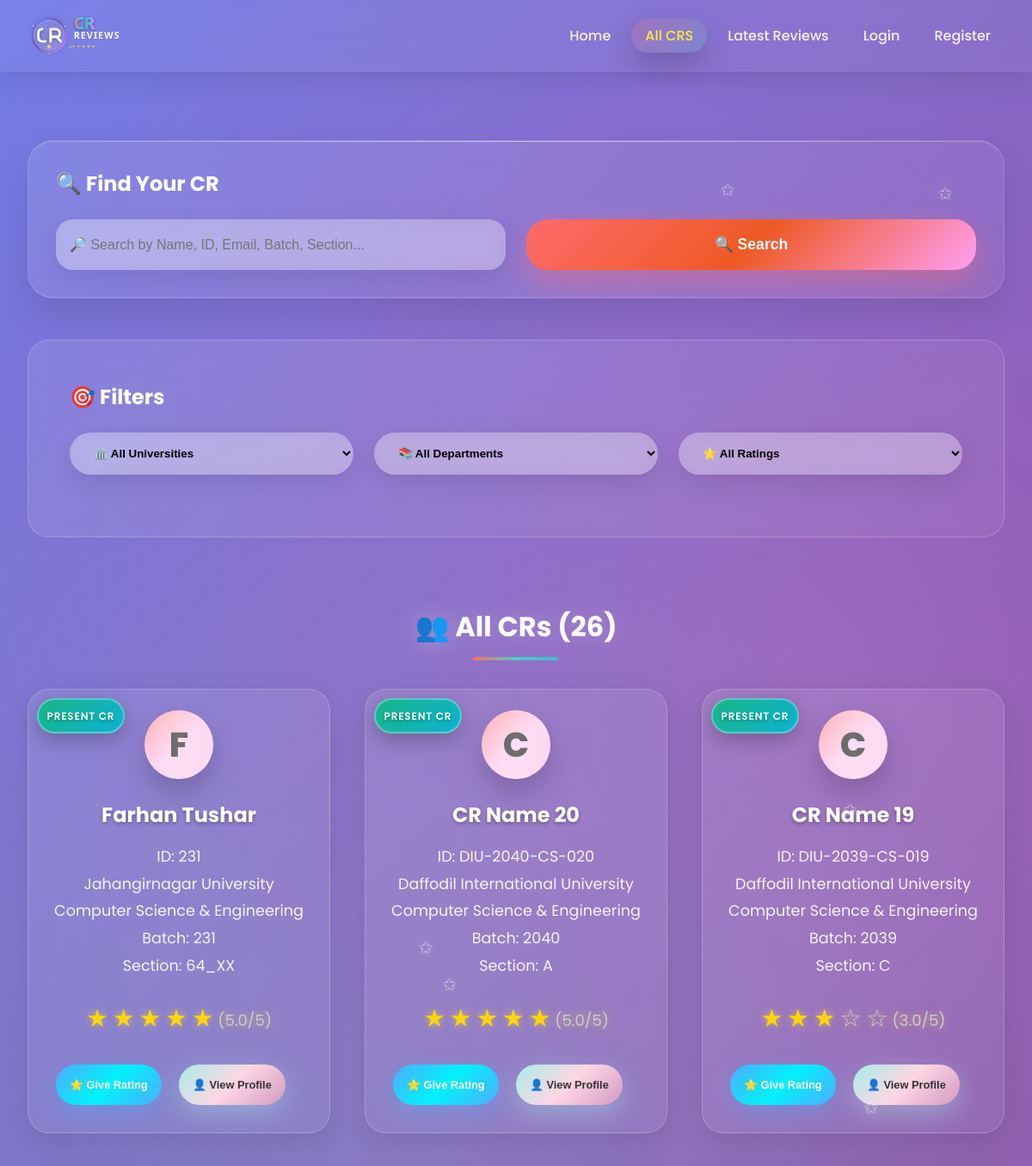
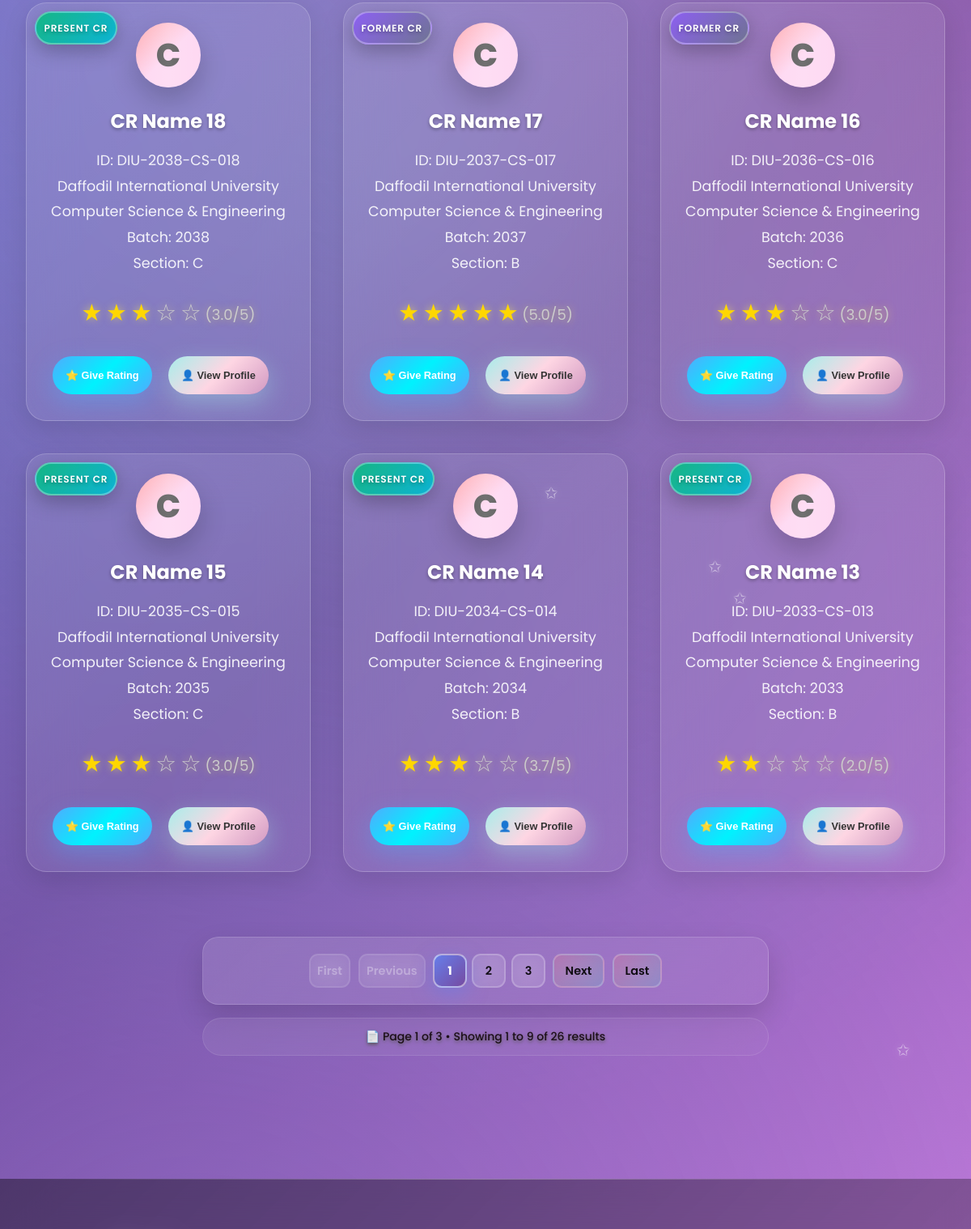
/all_cr/ (upper part), run on an earlier commit of the app's database (2 pictures, top to bottom).
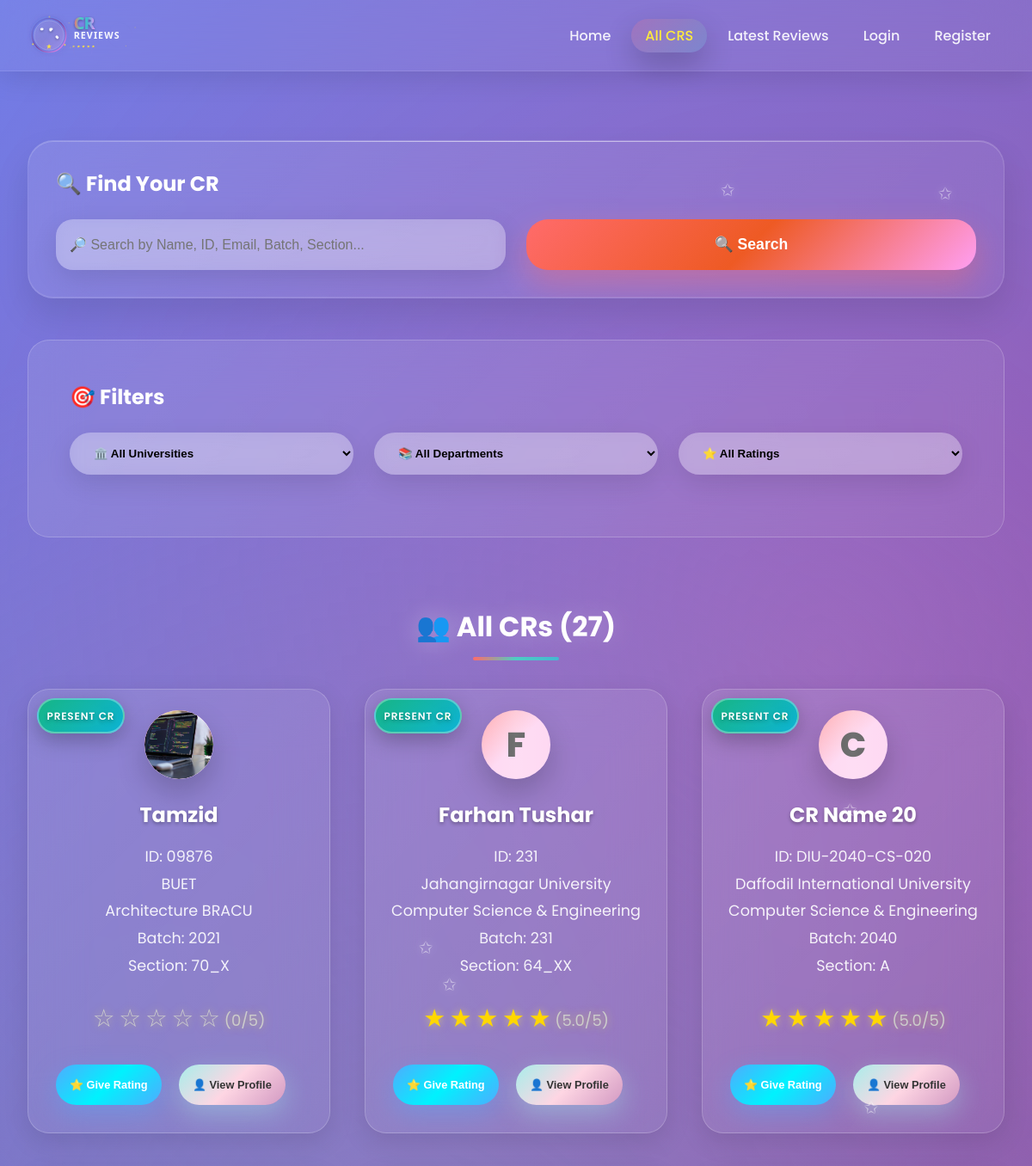
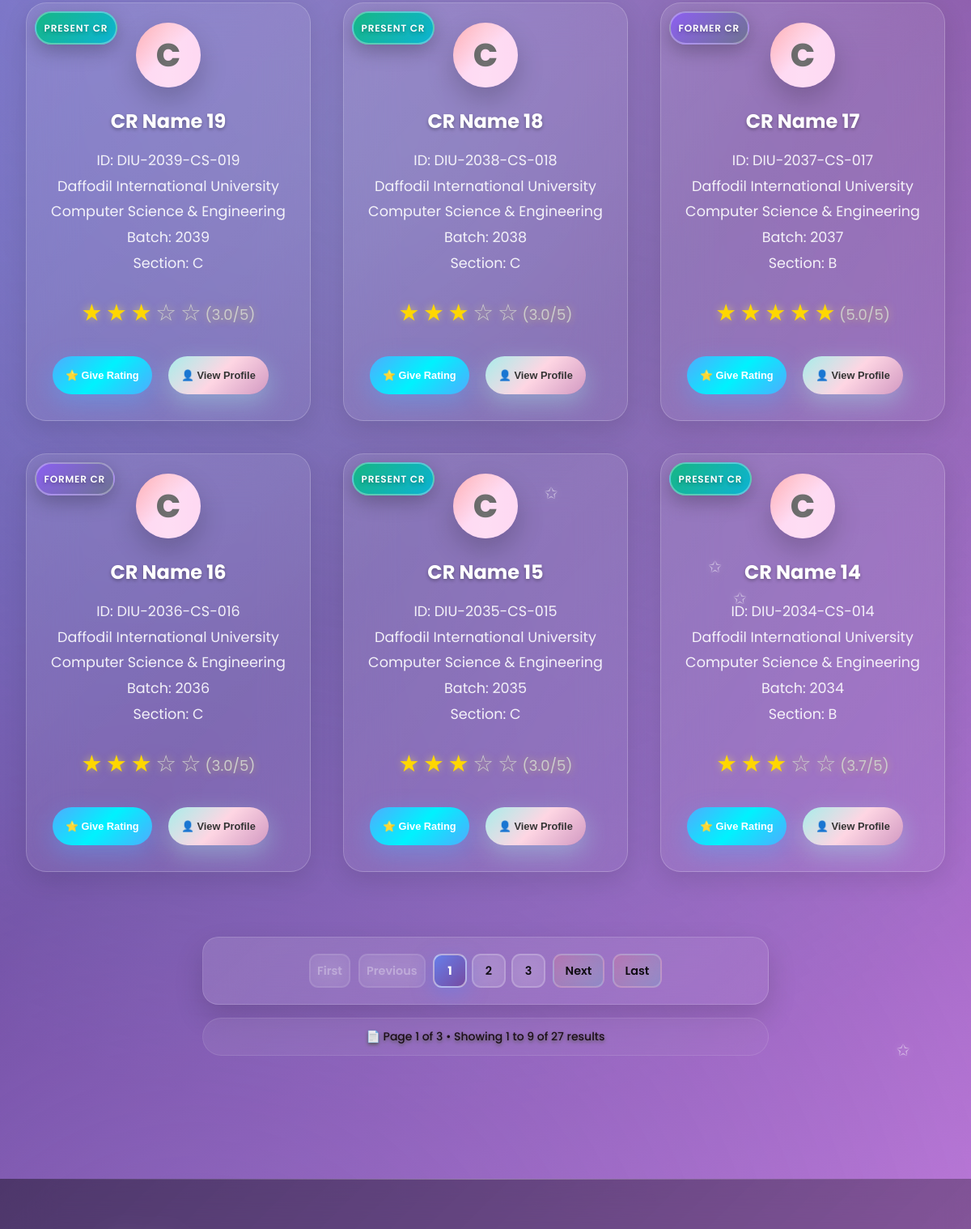
And on a later commit of the database (2 pictures, top to bottom).
### cr/models.py (models this page shows, shortened)
class CrProfile(models.Model):
    user=models.OneToOneField('userprofile.User', on_delete=models.CASCADE,related_name='user_profile')
    university=models.ForeignKey(University, on_delete=models.CASCADE,related_name='university_crs')
    department=models.ForeignKey(Department, on_delete=models.CASCADE,related_name='department_crs')
    cr_status = models.CharField(
    max_length=20,
    choices=[('Present', 'Present CR'), ('Former', 'Former CR')],
    default='Present'
    )
    profile_picture = models.ImageField(upload_to='cr_profile_pictures/', blank=True, null=True)
    name = models.CharField(max_length=100)
    gender = models.CharField(choices=[('M', 'Male'), ('F', 'Female')], max_length=1)
    email = models.EmailField(blank=True, null=True)
    phone = models.CharField(max_length=30, blank=True, null=True)
    st_id = models.CharField(max_length=50, unique=True)
    batch = models.CharField(max_length=20)
    dept_batch = models.CharField(max_length=20 , blank=True, null=True)
    section = models.CharField(max_length=10)
    bio = models.TextField(blank=True, null=True)
    date_of_birth = models.DateField(blank=True, null=True)
    slug = models.SlugField(unique=True, blank=True)
    facebook_url = models.URLField(default='https://www.facebook.com/')
    instagram_url = models.URLField(default='https://www.instagram.com/')
    linkedin_url = models.URLField(default='https://www.linkedin.com/')
    created_at=models.DateTimeField(auto_now_add=True)
    updated_at=models.DateTimeField(auto_now=True)
    deleted_at=models.DateTimeField(auto_now=True,blank=True,null=True)
    @property
    def average_rating(self):
        avg=self.cr_reviews.aggregate(Avg('rating'))['rating__avg']
        return round(avg,1) if avg else 0

class University(models.Model):
    Public = "Public"
    Private = "Private"
    university_type = [
        (Public,"Public"),
        (Private,"Private"),
    ]
    title =models.CharField(max_length=100,unique=True,blank=False,null=False)
    type =models.CharField(max_length=100,choices=university_type)
    address=models.CharField(max_length=150, blank=True, null=True)
    slug=models.SlugField(blank=True,unique=True)
    created_at=models.DateTimeField(auto_now_add=True)
    updated_at=models.DateTimeField(auto_now=True)
    daleted_at=models.DateTimeField(auto_now=True,blank=True,null=True)
    def __str__(self):
        return self.title

class Department(models.Model):
    title=models.CharField(max_length=50,unique=True,blank=False,null=False)
    code=models.CharField(max_length=50,unique=True,blank=True,null=True)
    slug=models.SlugField(blank=True,unique=True)
    created_at=models.DateTimeField(auto_now_add=True)
    updated_at=models.DateTimeField(auto_now=True)
    daleted_at=models.DateTimeField(auto_now=True,blank=True,null=True)
    def __str__(self):
        return self.title

### cr/views.py (the view, shortened to what this page needs)
# urls.py: path('all_cr/',all_cr,name='all_cr'),
def all_cr(request):
    search_query = request.GET.get('search')
    university_filter = request.GET.get('university')
    department_filter = request.GET.get('department')
    rating_filter = request.GET.get('rating')
    crs = CrProfile.objects.all()
    if university_filter:
        crs = crs.filter(university__id=university_filter)
    if department_filter:
        crs = crs.filter(department__id=department_filter)
    if rating_filter:
        filtered_crs = []
        for cr in crs:
            avg_rating = cr.average_rating
            if rating_filter == '5' and avg_rating >= 4.5:
                filtered_crs.append(cr)
            elif rating_filter == '4' and 3.5 <= avg_rating < 4.5:
                filtered_crs.append(cr)
            elif rating_filter == '3' and 2.5 <= avg_rating < 3.5:
                filtered_crs.append(cr)
            elif rating_filter == '2' and 1.5 <= avg_rating < 2.5:
                filtered_crs.append(cr)
            elif rating_filter == '1' and avg_rating < 1.5:
                filtered_crs.append(cr)
        crs = filtered_crs
    else:
        crs = crs.order_by('-created_at')
    paginator = Paginator(crs, 9)
    page_number =  request.GET.get('page',1)
    try:
        crs = paginator.page(page_number)
    except PageNotAnInteger:
        crs = paginator.page(1)
    except EmptyPage:
        crs = paginator.page(1)
    universities = University.objects.all().order_by('title')
    departments = Department.objects.all().order_by('title')
    context={
        'cr':crs,
        'paginator':paginator,
        'universities':universities,
        'departments':departments,
        'university_filter':university_filter,
        'department_filter':department_filter,
        'rating_filter':rating_filter,
    }
    return render(request,'all_cr.html',context)

### templates/all_cr.html (shortened to what this page needs)
{% extends 'base.html' %}
{% load static %}
{% block content %}
    <div id="all-cr" class="page">
        <div class="container">
            <div class="search-section">
                <h3 style="color: white; margin-bottom: 1.5rem; font-size: 1.5rem; font-weight: 700;">🔍 Find Your CR</h3>
                <form method="GET" action="{% url 'all_cr' %}" class="search-bar">
                    <input
                        type="text"
                        name="search"
                        class="search-input"
                        placeholder="🔎 Search by Name, ID, Email, Batch, Section..."
                        value="{{ request.GET.search }}"
                    >
                    <button type="submit" class="search-btn">🔍 Search</button>
                </form>
            </div>
            <div class="filter-section">
                <h3 style="color: white; margin-bottom: 1.5rem; font-size: 1.5rem; font-weight: 700;">🎯 Filters</h3>
                <form method="GET" action="{% url 'all_cr' %}" id="filterForm">
                    <div class="filter-row">
                        <select name="university" class="filter-select" onchange="this.form.submit()">
                            <option value="">🏛️ All Universities</option>
                        </select>
                        <select name="department" class="filter-select" onchange="this.form.submit()">
                            <option value="">📚 All Departments</option>
                        </select>
                        <select name="rating" class="filter-select" onchange="this.form.submit()">
                            <option value="">⭐ All Ratings</option>
                        </select>
                    </div>
                </form>
            </div>
            <div class="section">
                <h2 class="section-title">
                    {% if request.GET.search or request.GET.university or request.GET.department or request.GET.rating %}
                        🎯 {{ cr.paginator.count }} CR{{ cr.paginator.count|pluralize }} found
                    {% else %}
                        👥 All CRs ({{ cr.paginator.count }})
                    {% endif %}
                </h2>
                {% if cr %}
                    <div class="grid">
                        {% for cr_item in cr %}
                            {% with cr=cr_item %}
                                {% include "cr_card.html" %}
                            {% endwith %}
                        {% endfor %}
                    </div>
                {% endif %}
            </div>
            {% include 'pagination.html' %}
        </div>
    </div>
{% endblock content %}

### templates/cr_card.html
<div class="card">
  <div class="cr-status-badge {{ cr.cr_status|lower }}">
    {% if cr.cr_status == 'Present' %}
      <span class="badge-text">Present CR</span>
    {% else %}
      <span class="badge-text">Former CR</span>
    {% endif %}
  </div>
  <div class="profile-photo">
    {% if cr.profile_picture %}
    <img src="{{ cr.profile_picture.url }}" alt="{{ cr.name }}" />
    {% else %}
    <span>{{ cr.name|first|upper }}</span>
    {% endif %}
  </div>
  <div class="cr-name">{{cr.name}}</div>
  <div class="cr-details">
    ID: {{cr.st_id}}<br />
    {{cr.university}}<br />
    {{cr.department}}<br />
    Batch: {{cr.batch}}<br />
    Section: {{cr.section}}<br />
  </div>
  <div class="rating">
    {% for i in "12345" %} {% if forloop.counter <= cr.average_rating %}
    <span class="star filled">★</span>
    {% else %}
    <span class="star">☆</span>
    {% endif %} {% endfor %}
    <span class="star_avg">({{ cr.average_rating }}/5)</span>
  </div>
  <button
    class="btn"
    onclick="openRatingModal('{{ cr.slug }}', '{{ cr.name }}')">
    ⭐ Give Rating
  </button>
  <button
    class="btn btn-secondary"
    onclick="window.location.href='{% url 'cr_profile' cr.slug %}'">
    👤 View Profile
  </button>
</div>

What changed in the data, as far as the page shows it:
no longer on this page (row unchanged): CrProfile: cr_status "PRESENT CR", name|first "C", name "CR Name 13", st_id "DIU-2033-CS-013", university "Daffodil International University", department "Computer Science & Engineering", batch "2033", section "B", average_rating "2.0"
added CrProfile: cr_status "PRESENT CR", profile_picture (picture), name "Tamzid", st_id "09876", university "BUET", department "Architecture BRACU", batch "2021", section "70_X", average_rating "0"
Also different on the page:
{{ cr.paginator.count }}: "26" → "27"
